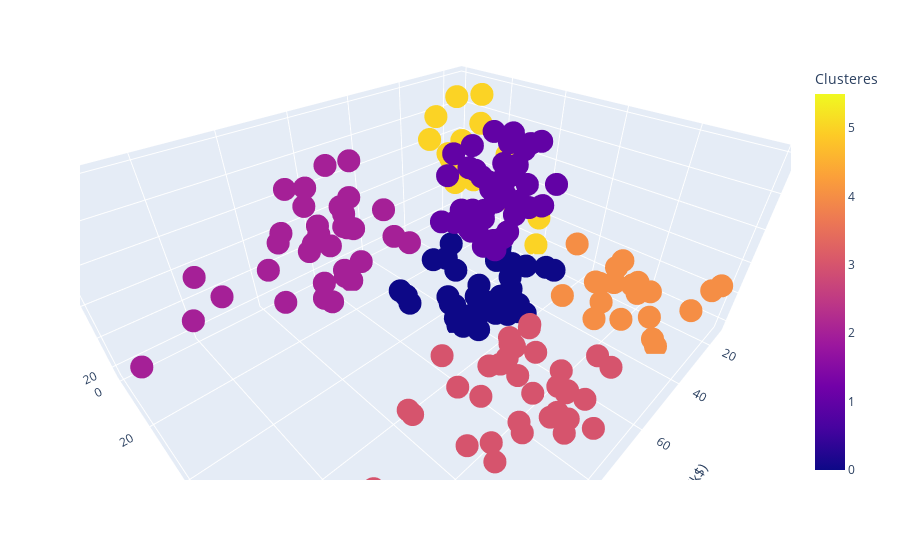

The code cell stored with this chart in its notebook:
### Code cell
grafica3D = px3D.scatter_3d(subconjuntoDatos, x = 'Annual Income (k$)', y = 'Spending Score (1-100)', 
                                              z = 'Age', color = 'Clusteres', symbol = 'Clusteres',
                                              symbol_map = {0: 'circle', 1: 'circle', 
                                                          2: 'circle', 3: 'circle', 4:'circle'})
grafica3D.update_layout(showlegend = False)

### Figure 1 — Plotly figure (JSON) as saved in the notebook; plotly's stock layout.template omitted (floating-point values rounded to 4 significant figures)
{"data": [{"hovertemplate": "Clusteres=%{marker.color}<br>Annual Income (k$)=%{x}<br>Spending Score (1-100)=%{y}<br>Age=%{z}<extra></extra>", "legendgroup": "5", "marker": {"color": [5, 5, 5, 5, 5, 5, 5, 5, 5, 5, 5, 5, 5, 5, 5, 5, 5, 5, 5, 5, 5], "coloraxis": "coloraxis", "symbol": "circle"}, "mode": "markers", "name": "5", "scene": "scene", "showlegend": true, "type": "scatter3d", "x": [15, 16, 17, 18, 19, 19, 20, 20, 21, 23, 24, 25, 28, 28, 29, 30, 33, 33, 34, 37, 39], "y": [39, 6, 40, 6, 3, 14, 15, 13, 35, 29, 35, 5, 14, 32, 31, 4, 4, 14, 17, 26, 28], "z": [19, 20, 31, 35, 64, 67, 58, 37, 35, 52, 35, 46, 54, 45, 40, 60, 53, 49, 42, 36, 49]}, {"hovertemplate": "Clusteres=%{marker.color}<br>Annual Income (k$)=%{x}<br>Spending Score (1-100)=%{y}<br>Age=%{z}<extra></extra>", "legendgroup": "4", "marker": {"color": [4, 4, 4, 4, 4, 4, 4, 4, 4, 4, 4, 4, 4, 4, 4, 4, 4, 4, 4, 4, 4, 4], "coloraxis": "coloraxis", "symbol": "circle"}, "mode": "markers", "name": "4", "scene": "scene", "showlegend": true, "type": "scatter3d", "x": [15, 16, 17, 18, 19, 19, 20, 20, 21, 23, 24, 25, 28, 28, 29, 30, 33, 33, 34, 37, 38, 39], "y": [81, 77, 76, 94, 72, 99, 77, 79, 66, 98, 73, 73, 82, 61, 87, 73, 92, 81, 73, 75, 92, 65], "z": [21, 23, 22, 23, 30, 35, 24, 22, 20, 35, 25, 31, 29, 35, 23, 21, 18, 21, 30, 20, 24, 24]}, {"hovertemplate": "Clusteres=%{marker.color}<br>Annual Income (k$)=%{x}<br>Spending Score (1-100)=%{y}<br>Age=%{z}<extra></extra>", "legendgroup": "1", "marker": {"color": [1, 1, 1, 1, 1, 1, 1, 1, 1, 1, 1, 1, 1, 1, 1, 1, 1, 1, 1, 1, 1, 1, 1, 1, 1, 1, 1, 1, 1, 1, 1, 1, 1, 1, 1, 1, 1, 1, 1, 1, 1, 1, 1, 1, 1], "coloraxis": "coloraxis", "symbol": "circle"}, "mode": "markers", "name": "1", "scene": "scene", "showlegend": true, "type": "scatter3d", "x": [38, 39, 40, 42, 43, 43, 43, 44, 44, 46, 46, 47, 47, 48, 48, 48, 49, 49, 50, 50, 54, 54, 54, 54, 54, 54, 54, 57, 58, 59, 60, 60, 61, 62, 62, 62, 63, 63, 63, 63, 63, 65, 65, 67, 67], "y": [35, 36, 55, 52, 60, 45, 41, 50, 46, 46, 56, 52, 59, 51, 50, 48, 55, 42, 49, 56, 47, 53, 42, 51, 41, 44, 46, 58, 46, 55, 49, 47, 42, 48, 59, 56, 50, 46, 43, 48, 52, 43, 59, 43, 57], "z": [65, 48, 50, 49, 59, 50, 47, 51, 69, 53, 70, 67, 54, 63, 43, 68, 70, 47, 60, 60, 59, 45, 49, 57, 67, 46, 48, 55, 50, 68, 48, 47, 48, 49, 67, 49, 66, 54, 68, 66, 65, 63, 49, 51, 50]}, {"hovertemplate": "Clusteres=%{marker.color}<br>Annual Income (k$)=%{x}<br>Spending Score (1-100)=%{y}<br>Age=%{z}<extra></extra>", "legendgroup": "0", "marker": {"color": [0, 0, 0, 0, 0, 0, 0, 0, 0, 0, 0, 0, 0, 0, 0, 0, 0, 0, 0, 0, 0, 0, 0, 0, 0, 0, 0, 0, 0, 0, 0, 0, 0, 0, 0, 0, 0, 0], "coloraxis": "coloraxis", "symbol": "circle"}, "mode": "markers", "name": "0", "scene": "scene", "showlegend": true, "type": "scatter3d", "x": [39, 40, 40, 40, 42, 43, 46, 46, 48, 48, 48, 54, 54, 54, 54, 54, 57, 58, 59, 60, 60, 60, 60, 61, 62, 62, 62, 63, 64, 64, 65, 65, 67, 67, 69, 70, 72, 76], "y": [61, 47, 42, 42, 60, 54, 51, 55, 59, 59, 47, 54, 48, 52, 55, 57, 55, 60, 41, 40, 42, 52, 50, 49, 41, 55, 42, 54, 42, 46, 48, 50, 56, 40, 58, 29, 34, 40], "z": [31, 27, 29, 31, 33, 31, 27, 19, 18, 19, 32, 26, 40, 23, 38, 21, 22, 34, 18, 40, 32, 24, 27, 20, 23, 26, 21, 19, 38, 19, 18, 19, 27, 38, 40, 23, 25, 28]}, {"hovertemplate": "Clusteres=%{marker.color}<br>Annual Income (k$)=%{x}<br>Spending Score (1-100)=%{y}<br>Age=%{z}<extra></extra>", "legendgroup": "3", "marker": {"color": [3, 3, 3, 3, 3, 3, 3, 3, 3, 3, 3, 3, 3, 3, 3, 3, 3, 3, 3, 3, 3, 3, 3, 3, 3, 3, 3, 3, 3, 3, 3, 3, 3, 3, 3, 3, 3, 3, 3], "coloraxis": "coloraxis", "symbol": "circle"}, "mode": "markers", "name": "3", "scene": "scene", "showlegend": true, "type": "scatter3d", "x": [69, 70, 71, 71, 71, 72, 73, 73, 74, 75, 76, 77, 77, 78, 78, 78, 78, 78, 78, 79, 81, 85, 86, 87, 87, 87, 88, 88, 93, 97, 98, 99, 101, 103, 103, 113, 120, 126, 137], "y": [91, 77, 95, 75, 75, 71, 88, 73, 72, 93, 87, 97, 74, 90, 88, 76, 89, 78, 73, 83, 93, 75, 95, 63, 75, 92, 86, 69, 90, 86, 88, 97, 68, 85, 69, 91, 79, 74, 83], "z": [39, 31, 40, 38, 39, 31, 29, 32, 35, 32, 32, 28, 32, 34, 39, 38, 27, 30, 30, 29, 31, 36, 33, 32, 28, 36, 30, 27, 35, 32, 29, 30, 28, 36, 32, 38, 35, 32, 30]}, {"hovertemplate": "Clusteres=%{marker.color}<br>Annual Income (k$)=%{x}<br>Spending Score (1-100)=%{y}<br>Age=%{z}<extra></extra>", "legendgroup": "2", "marker": {"color": [2, 2, 2, 2, 2, 2, 2, 2, 2, 2, 2, 2, 2, 2, 2, 2, 2, 2, 2, 2, 2, 2, 2, 2, 2, 2, 2, 2, 2, 2, 2, 2, 2, 2, 2], "coloraxis": "coloraxis", "symbol": "circle"}, "mode": "markers", "name": "2", "scene": "scene", "showlegend": true, "type": "scatter3d", "x": [71, 71, 71, 73, 73, 74, 75, 77, 77, 78, 78, 78, 78, 78, 78, 79, 81, 85, 86, 87, 87, 87, 88, 88, 93, 97, 98, 99, 101, 103, 103, 113, 120, 126, 137], "y": [35, 11, 9, 5, 7, 10, 5, 12, 36, 22, 17, 20, 16, 1, 1, 35, 5, 26, 20, 27, 13, 10, 13, 15, 14, 32, 15, 39, 24, 17, 23, 8, 16, 28, 18], "z": [43, 59, 47, 20, 44, 19, 57, 25, 48, 34, 43, 44, 47, 37, 34, 56, 19, 50, 42, 36, 40, 36, 52, 58, 59, 37, 46, 41, 54, 41, 34, 33, 47, 45, 32]}], "layout": {"autosize": true, "coloraxis": {"colorbar": {"title": {"text": "Clusteres"}}, "colorscale": [[0, "#0d0887"], [0.1111, "#46039f"], [0.2222, "#7201a8"], [0.3333, "#9c179e"], [0.4444, "#bd3786"], [0.5556, "#d8576b"], [0.6667, "#ed7953"], [0.7778, "#fb9f3a"], [0.8889, "#fdca26"], [1, "#f0f921"]]}, "legend": {"title": {"text": "Clusteres"}, "tracegroupgap": 0}, "margin": {"t": 60}, "scene": {"aspectmode": "auto", "aspectratio": {"x": 1.429, "y": 1.148, "z": 0.6093}, "camera": {"center": {"x": 0, "y": 0, "z": 0}, "eye": {"x": 0.7842, "y": 0.7842, "z": 0.7842}, "projection": {"type": "perspective"}, "up": {"x": 0, "y": 0, "z": 1}}, "domain": {"x": [0, 1], "y": [0, 1]}, "xaxis": {"title": {"text": "Annual Income (k$)"}, "type": "linear"}, "yaxis": {"title": {"text": "Spending Score (1-100)"}, "type": "linear"}, "zaxis": {"title": {"text": "Age"}, "type": "linear"}}, "showlegend": false}}
